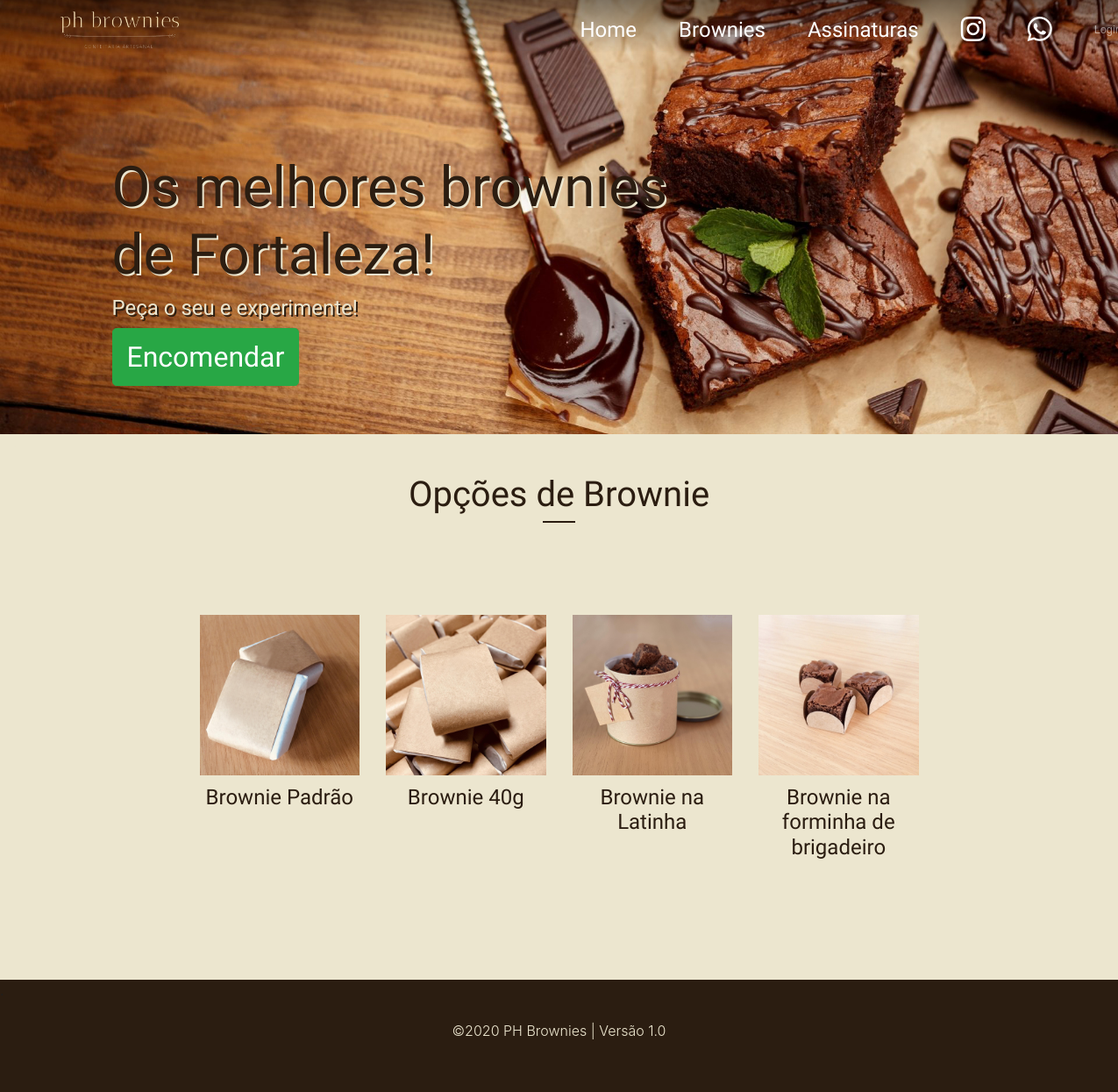
The page / on the database its author committed.
### models.py (models this page shows, shortened)
class Product(db.Model):
    id = db.Column(db.Integer, primary_key=True)
    title = db.Column(db.String(100), nullable=False)
    img = db.Column(db.String(100), nullable=False)
    desc = db.Column(db.String(500))
    price = db.Column(db.Float, nullable=False)

### views.py (the view)
@views.route('/')
def homepage():
    products = Product.query.all()
    return render_template('index.html', products=products)

### templates/index.html (shortened to what this page needs)
<!DOCTYPE html>
<html lang="pt-br">
<head>
    <link rel="stylesheet" type="text/css" href="{{ url_for('static', filename='css/main.css') }}">
    <link rel="stylesheet" href="https://maxcdn.bootstrapcdn.com/bootstrap/4.0.0/css/bootstrap.min.css"
>
</head>
<body class="w-100 mx-auto m-0 p-0">
        <main>
            <nav class="navbar sticky-top navbar-expand-lg navbar-dark d-none d-sm-block">
                <div class="collapse navbar-collapse row justify-content-between" id="navbarNav">
                    <a class="navbar-brand col-5 mx-auto" href="#">
                        <img src="{{ url_for('static', filename='img/logo.png') }}" width="135" height="41.4" class="d-inline-block align-top" loading="lazy">
                    </a>
                    <ul class="navbar-nav col-6">
                        <li class="nav-item px-3 my-auto">
                            <a class="nav-link active nav-text" href="{{ url_for('views.homepage') }}#home">Home</a>
                        </li>
                        <li class="nav-item px-3 my-auto">
                            <a class="nav-link active nav-text" href="{{ url_for('views.homepage') }}#brownies">Brownies</a>
                        </li>
                        <li class="nav-item px-3 my-auto">
                            <a class="nav-link active nav-text" href="{{ url_for('views.homepage') }}#assinaturas">Assinaturas</a>
                        </li>
                        <li class="nav-item px-3 my-auto">
                            <a class="nav-link active" href="https://www.instagram.com/ph.brownies/"><i class="fab fa-instagram fa-2x"></i></a>
                        </li>
                        <li class="nav-item px-3 my-auto">
                            <a class="nav-link active" href="https://api.whatsapp.com/send?phone=558599930884&text=&source=&data=&app_absent="><i class="fab fa-whatsapp fa-2x"></i></a>
                        </li>
                        {% if not current_user.is_authenticated: %}
                        <li class="nav-item px-3 my-auto">
                            <a class="nav-link logout py-auto" href="/login">Login</a>
                        </li>
                        {% endif %}
                    </ul>
                </div>
            </nav>
   <section id="home" class="home">
        <div class="background-home d-none d-sm-block">
            <img class="img-fluid bg-home" src="{{ url_for('static', filename='img/bg.jpg') }}">
        </div>
        <div class="banner-btn d-none d-sm-block">
            <h1>Os melhores brownies<br> de Fortaleza!</h1>
            <h4>Peça o seu e experimente!</h4>
            <a type="button" class="encomenda btn btn-lg btn-success" href="{{ url_for('views.order') }}">Encomendar</a>
        </div>
    </section>
    <section id="brownies" class="brownies container-fluid">
        <div style="color:#ece6cf; margin-top: 10%;">.</div>
        <div class="title-brown">
            <h1 class="font-weight-light text-center">Opções de Brownie</h1>
            <hr>
        </div>
        <div class="row justify-content-center">
            {% for product in products %}
            <div class="box-brown col-sm-2 col-xs-12">
                <img class="img-fluid mx-auto d-block" src="{{ url_for('static', filename=product.img) }}">
                <h4 class="font-weight-light text-center">{{ product.title }}</h4>
            </div>
            {% endfor %}
        </div>
    </section>
    <footer class="footer">
        <div style="color:#202020;">.</div>
        <div class="text-center copyright">
            <h6 class="font-weight-light">©2020 PH Brownies | Versão 1.0</h6>
        </div>
    </footer>
    </main>
</body>
</html>

### static/css/main.css (style rules this page uses)
html { font-family: 'Chewy', cursive; scroll-behavior: smooth; }
.navbar { font-family: 'Chewy', cursive; margin-bottom: -4%; background-image: linear-gradient(180deg,rgba(0,0,0,.46),transparent 89%); }
.nav-text { font-size: 1.5em; }
.navbar-brand { float: left; }
.navbar-nav { float: right; }
.background-home { margin-top: -8%; }
.encomenda { margin-top: 10%; }
.logout { font-size: .8em; font-family: Arial, Helvetica, sans-serif; color: gray; text-decoration: none; }
main { background-color:#2b1d11; }
.banner-btn { position: absolute; margin-top: -25%; margin-left: 10%; }
.banner-btn a { margin-top: -.1%; font-family: 'Chewy', cursive; font-size: 2em; }
.banner-btn h1 { font-size: 4em; font-family: 'Chewy', cursive; color: #2b1d11; text-shadow: 2px 2px #ece6cf; }
.banner-btn h4 { font-family: 'Chewy', cursive; color: #ece6cf; text-shadow: 2px 2px #2b1d11; }
.brownies { background-color: #ece6cf; margin-top: -10%; }
.title-brown h1 { font-family: 'Chewy', cursive; color: #2b1d11; margin-top: 2%; }
.title-brown hr { background-color: #2b1d11; height: 1px; width: 3%; margin-top: -.2%; }
.box-brown { font-family: 'Chewy', cursive; color: #2b1d11; margin-top: 7%; margin-bottom: 10%; }
.box-brown h4 { margin-top: 6%; }
footer { background-color: #2b1d11; height: 8em; }
.copyright h6 { margin-top: 2%; color: #ece6cf; }

### rows shown on the page
Product: img (picture), title "Brownie Padrão"
Product: img (picture), title "Brownie 40g"
Product: img (picture), title "Brownie na Latinha"
Product: img (picture), title "Brownie na forminha de brigadeiro"
